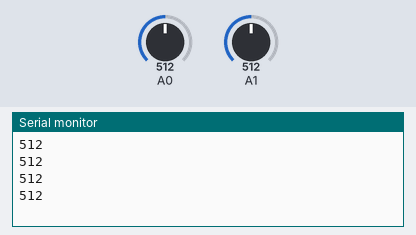
Bench run of a sketch on a simulated Arduino Uno, built with avr-gcc and run on an emulated ATmega328P. On the bench: the last lines printed to the serial monitor. Inputs (shaded band) come from the test bench; at power-on: A0 = 512, A1 = 512.

Above: at 1.8 s.
1.9 s: A0 set to 716
At 2.8 s:
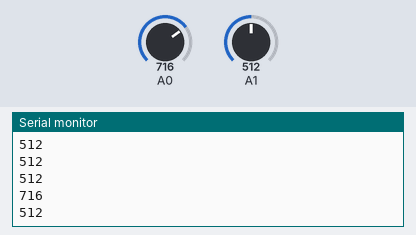
3.4 s: A1 set to 306
At 4.5 s:
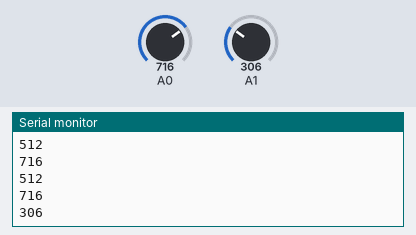
4.9 s: A0 set to 900
At 5.3 s:
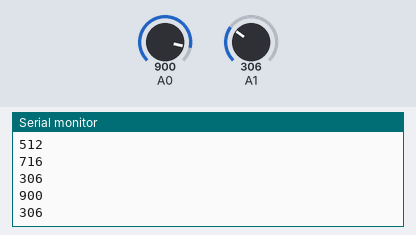
6.4 s: A1 set to 122
At 7.8 s:
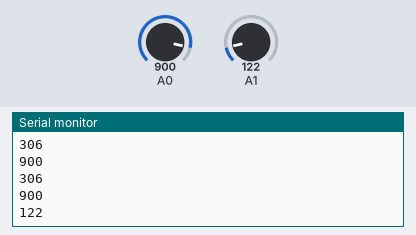
Timing chart, 0 to 8.9 s (numbered marks = the images above; inputs shaded):
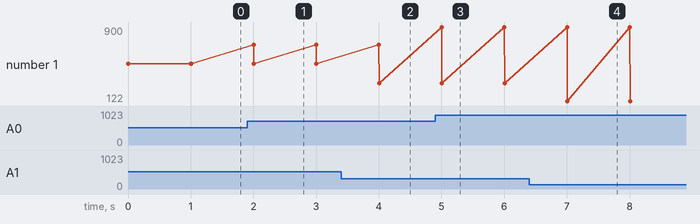

The sketch:

arduino.ino
```cpp
void setup() {
  Serial.begin(9600);
}

void loop() {

  int mq_135 = analogRead(A0);
  int mq_2 = analogRead(A1);

  Serial.print(mq_135);
  Serial.print("\n");

  Serial.print(mq_2);
  Serial.print("\n");

  delay(1000);
}
```

Measured:
- after the input at 1.9 s, the serial monitor: prints a new line after 0.10 s (image 1)
- after the input at 3.4 s, the serial monitor: prints a new line after 0.61 s (image 2)
- after the input at 4.9 s, the serial monitor: prints a new line after 0.10 s (image 3)
- after the input at 6.4 s, the serial monitor: prints a new line after 0.61 s (image 4)
- plotted number 1: 512 → 306 after the input at 3.4 s, 306 → 122 after the input at 6.4 s
